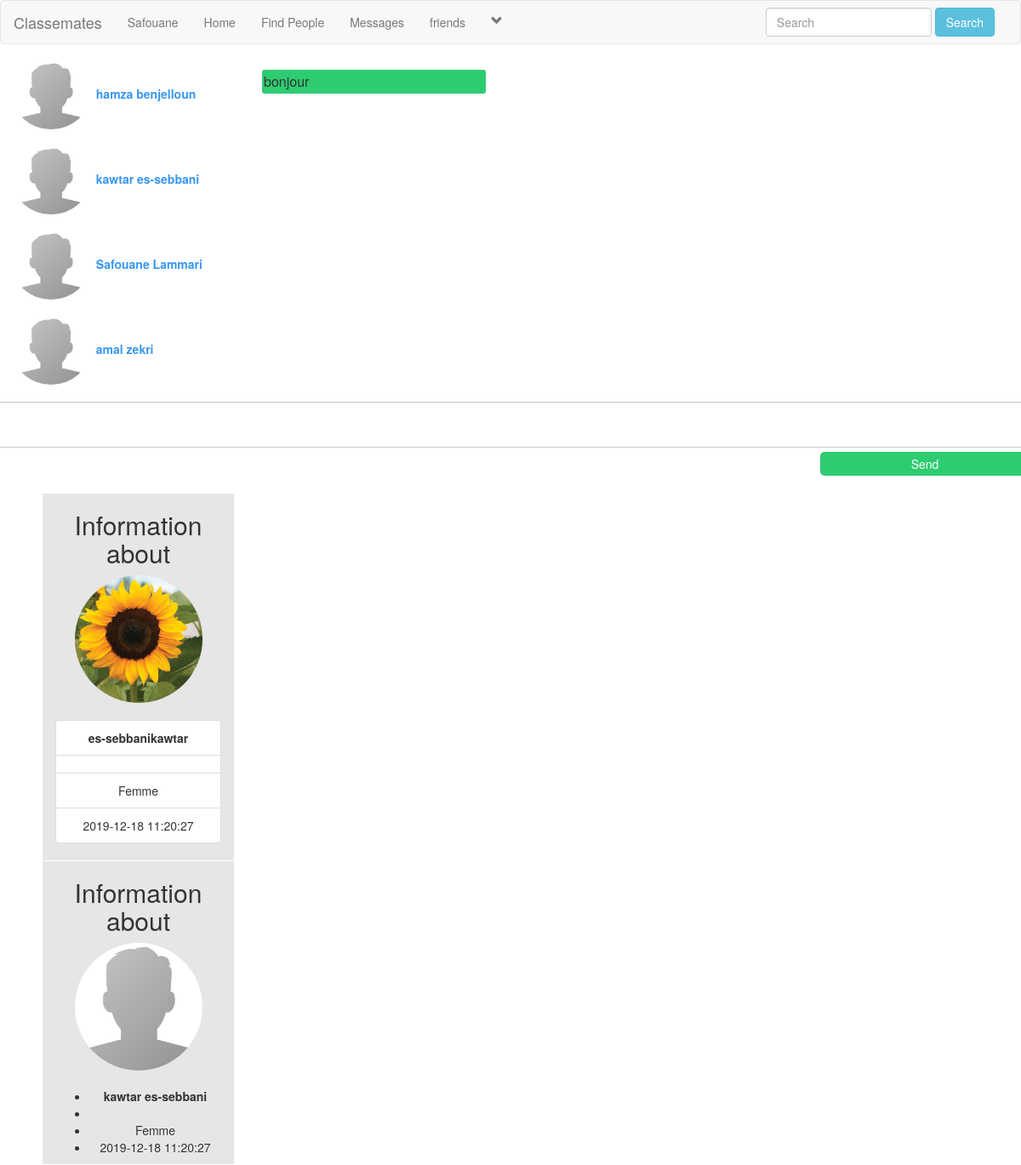
/messages.php?u_id=6 (signed in), run on the app's committed database.
### tables this page shows
CREATE TABLE `users` (
  `user_id` int(11) NOT NULL,
  `f_name` text NOT NULL,
  `l_name` text NOT NULL,
  `user_name` text NOT NULL,
  `describe_user` varchar(255) NOT NULL,
  `relationship` text NOT NULL,
  `user_pass` varchar(255) NOT NULL,
  `user_email` varchar(255) NOT NULL,
  `user_gender` text NOT NULL,
  `user_birthday` text NOT NULL,
  `user_image` varchar(255) NOT NULL,
  `user_cover` varchar(255) NOT NULL,
  `user_reg_date` timestamp NULL DEFAULT current_timestamp(),
  `status` text NOT NULL,
  `posts` text NOT NULL,
  `recovry_account` varchar(255) NOT NULL
);

CREATE TABLE `user_messages` (
  `id` int(11) NOT NULL,
  `user_to` int(11) NOT NULL,
  `user_from` int(11) NOT NULL,
  `msg_body` varchar(200) NOT NULL,
  `date` timestamp NOT NULL DEFAULT current_timestamp(),
  `msg_seen` text NOT NULL
);

### messages.php (the view, shortened to what this page needs)
<?php
include("includes/header.php");
?>
<!DOCTYPE html>
<html>
<head>
	<link rel="stylesheet" href="https://maxcdn.bootstrapcdn.com/bootstrap/3.3.7/css/bootstrap.min.css">
	<link rel="stylesheet" type="text/css" href="style/home_style2.css">
</head>
<body>
<div class="row">
<?php
     if(isset($_GET['u_id'])){
     global $con;
     $get_id = $_GET['u_id'];
       $get_user = "select * from users where user_id='".$get_id."'";
       $run_user = mysqli_query($con, $get_user);
       $row_user = mysqli_fetch_array($run_user);
       $user_to_msg = $row_user['user_id'];
}
		$user = $_SESSION['user_email'];
		$get_user = "select * from users where user_email='".$user."'";
		$run_user = mysqli_query($con, $get_user);
		$row = mysqli_fetch_array($run_user);
		$user_from_msg = $row['user_id'];
	?>
	<div class="col-sm-3" id="select_user">
			<?php
				$user = "select * from users";
				$run_user = mysqli_query($con, $user);
				while($row_user = mysqli_fetch_array($run_user)){
				$user_id = $row_user['user_id'];
				$user_name = $row_user['user_name'];
				$first_name = $row_user['f_name'];
				$last_name = $row_user['l_name'];
				$user_image = $row_user['user_image'];
				echo"
						<div class='container-fluid'>
							<a style='text-decoration: none;cursor: pointer;color:#3897f0;'                        href='messages.php?u_id=$user_id'>
								<img class='img-circle' src='users/$user_image' width='90px' height='80px' title='$user_name'><strong>&nbsp $first_name $last_name</strong><br><br>
							</a>
						</div>
				";
			}
			?>
	</div>
		<div class="col-sm-6">
			<div class="load_msg" id="scroll_messages">
				<?php
					$sel_msg = "select * from user_messages where (user_to='".$user_to_msg."' AND user_from='".$user_from_msg."') OR (user_from='".$user_to_msg."' AND user_to='".$user_from_msg."') ORDER by 1 ASC";
					$run_msg = mysqli_query($con ,$sel_msg);
					while($row_msg = mysqli_fetch_array($run_msg)){
					$user_to = $row_msg['user_to'];
					$user_from = $row_msg['user_from'];
					$msg_body = $row_msg['msg_body'];
					$date = $row_msg['date'];
				?>
				<div id="loaded_msg">
					<p>
						<?php
							if($user_to == $user_to_msg && $user_from == $user_from_msg)
							{
								echo "<div class='message' id='blue' data-toggle='tooltip' title=".$date.">".$msg_body."</div><br><br><br>";
						}else if($user_from == $user_to_msg && $user_to == $user_from_msg)
						{
							echo" <div class='message' id='green' data-toggle='tooltip' title='".$date."'>".$msg_body."
							</div></div><br><br><br>";
					}
						?>
				</div>
					<?php
				}
					?>
		</div>
		<?php
			if(isset($_GET['u_id'])){
			$u_id = $_GET['u_id'];
			if($u_id == "new"){
			 	echo'
			 		<form>
			 			<center><h3>Select Someone to start conversation </h3></center>
			 			<textarea disabled class="form-control" placeholder="Enter your message"> </textarea>
			 			<input type="Submit" class="btn btn-default" disabled value="Send">
			 		</form><br><br>
			 		';
		}
		else{
		 echo'
					<form action="" method="POST">
			 			<textarea  class="form-control" placeholder="Enter your message" name="msg_box" id="message_textarea"> </textarea>
			 			<input type="Submit" name="send_msg" id="btn-msg" value="Send">
			 		</form><br><br>
			 ';
	}
		}
		?>
	</div>
	<div class="col-sm-3">
		<?php
			if(isset($_GET['u_id'])){
    			 global $con;
     			$get_id = $_GET['u_id'];
      		    $get_user = "select * from users where user_id='$get_id'";
      		    $run_user = mysqli_query($con, $get_user);
      		    $row = mysqli_fetch_array($run_user);
      		    $f_name = $row['f_name'];
      		    $l_name = $row['l_name'];
      		    $describe_user = $row['describe_user'];
       		    $user_image = $row['user_image'];
      		    $register_date = $row['user_reg_date'];
      		    $gender = $row['user_gender'];
		}
		if($get_id == "new"){
	}else{
	 echo"
	 <div class='row'>
	 	<div class='col-sm-2'>
	 	</div>
	 	<center>
	 		<div style='background-color: #e6e6e6;' class='col-sm-9'>
	 			<h2>Information about </h2>
	 			<img  class='img-circle' src='users/sunflower.jpg' width='150px' height='150px'><br><br>
	 			<ul class='list-group'>
	 				<li class='list-group-item' title='Username'><strong>".$l_name."".$f_name."</strong></li>
	 				<li class='list-group-item' title='User status'><strong>".$describe_user."</strong></li>
	 				<li class='list-group-item' title='Gender'>".$gender."</li>
					<li class='list-group-item' title='user registration date'>".$register_date."</li>
	 			</ul>
	 		</div>
	 		<div class='col-sm-1'>
	 		</div>
	 </div>
	<div class='row'>
			<div class='col-sm-2'>
			</div>
			<center>
				<div style='background-color: #e6e6e6;' class='col-sm-9'>
					<h2>Information about</h2>
					<img class='img-circle' src='users/$user_image' width='150px' height='150px'>
					<br><br>
					<ul class='liste-group'>
						<li class='liste-group-item' title='username'><strong>$f_name $l_name</strong></li>
						<li class='liste-group-item' title='User status'><strong style='color: grey;'>$describe_user</strong></li>
						<li class='liste-group-item' title='Gender'>$gender</li>
						<li class='liste-group-item' title='User Registration Date'>$register_date</li>
					</ul>
				</div>
				<div class='col-sm-1'>
				</div>
		</div>
		";
}
	?>
	</div>
</body>
</html>

### includes/header.php (shortened to what this page needs)
<?php
include("functions/functions.php");
?>
<nav class="navbar navbar-default">
	<div class="container-fluid">
		<div class="navbar-header">
			<a class="navbar-brand" href="home.php">Classemates</a>
		</div>
		<div class="collapse navbar-collapse" id="#bs-example-navbar-collapse-1">
	      <ul class="nav navbar-nav">
	      	<?php
			$user = $_SESSION['user_email'];
			$get_user = "select * from users where user_email='".$user."'";
			$run_user = mysqli_query($con,$get_user);
			$row=mysqli_fetch_array($run_user);
			$user_id = $row['user_id'];
			$first_name = $row['f_name'];
			$user_posts = "select * from posts where user_id='$user_id'";
			$run_posts = mysqli_query($con,$user_posts);
			$posts = mysqli_num_rows($run_posts);
			?>
	        <li><a href='profile.php?<?php echo "u_id=$user_id" ?>'><?php echo "$first_name"; ?></a></li>
	       	<li><a href="home.php">Home</a></li>
			<li><a href="members.php">Find People</a></li>
			<li><a href="messages.php?u_id=new">Messages</a></li>
			<li><a href="friends.php?u_id=new">friends</a></li>
					<?php
						echo"
						<li class='dropdown'>
							<a href='#' class='dropdown-toggle' data-toggle='dropdown' role='button' aria-haspopup='true' aria-expanded='false'><span><i class='glyphicon glyphicon-chevron-down'></i></span></a>
							<ul class='dropdown-menu'>
								<li>
									<a href='my_post.php?u_id=$user_id'>My Posts <span class='badge badge-secondary'>$posts</span></a>
								</li>
								<li role='separator' class='divider'></li>
								<li>
									<a href='logout.php'>Logout</a>
								</li>
							</ul>
						</li>
						";
					?>
			</ul>
			<ul class="nav navbar-nav navbar-right">
				<li class="dropdown">
					<form class="navbar-form navbar-left" method="get" action="results.php">
						<div class="form-group">
							<input type="text" class="form-control" name="user_query" placeholder="Search">
						</div>
						<button type="submit" class="btn btn-info" name="search">Search</button>
					</form>
				</li>
			</ul>
		</div>
	</div>
</nav>

### style/home_style2.css (style rules this page uses)
body { overflow-x: hidden; }

### messages.php (style rules this page uses)
#scroll_messages { max-height: 500px; overflow: scroll; }
#btn-msg { width: 20%; height: 28px; border-radius: 5px; margin: 5px; border: none; color:#fff; float:right; background-color: #2ecc71; }
#select_user { max-height: 500px; overflow: scroll; }
#green { background-color: #2ecc71; border-color: #27ae60; width:45%; padding: 2.5px; font-size: 16px; border-radius: 3px; float: left; margin-bottom: 5px; }

### data on the page
users: f_name "Safouane", user_image (picture), l_name "Lammari"
users: user_image (picture), f_name "hamza", l_name "benjelloun"
users: user_image (picture), f_name "kawtar", l_name "es-sebbani", user_gender "Femme", user_reg_date "2019-12-18 11:20:27"
users: user_image (picture), f_name "amal", l_name "zekri"
user_messages: msg_body "bonjour"
